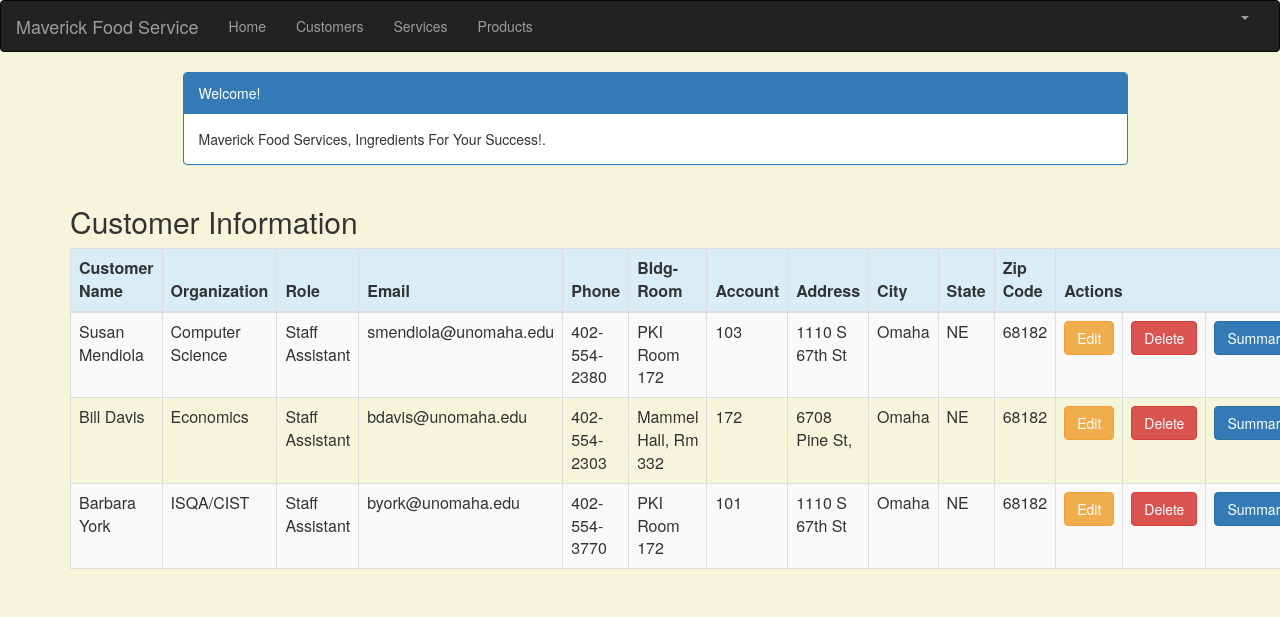
/customer_list (signed in), run on the app's committed database.
### crm/models.py (models this page shows, shortened)
class Customer(models.Model):
    cust_name = models.CharField(max_length=50)
    organization = models.CharField(max_length=100, blank=True)
    role = models.CharField(max_length=100)
    email = models.EmailField(max_length=100)
    bldgroom = models.CharField(max_length=100)
    address = models.CharField(max_length=200)
    account_number = models.IntegerField(blank=False, null=False)
    city = models.CharField(max_length=50)
    state = models.CharField(max_length=50)
    zipcode = models.CharField(max_length=10)
    phone_number = models.CharField(max_length=50)
    created_date = models.DateTimeField(
        default=timezone.now)
    updated_date = models.DateTimeField(auto_now_add=True)

### crm/views.py (the view)
# urls.py: path('customer_list', views.customer_list, name='customer_list'),
@login_required
def customer_list(request):
    customer = Customer.objects.filter(created_date__lte=timezone.now())
    return render(request, 'crm/customer_list.html',
                 {'customers': customer})

### crm/templates/crm/customer_list.html (shortened to what this page needs)
{% extends 'crm/base.html' %}
{% block content %}
    <html>
    <head>
        <link rel="stylesheet" href="https://maxcdn.bootstrapcdn.com/bootstrap/3.3.4/css/bootstrap.min.css">
    </head>
    <body>
    <div class="container">
        <div class="row">
            <div class="col-md-10 col-md-offset-1">
                <div class="panel panel-primary">
                    <div class="panel-heading">Welcome!</div>
                    <div class="panel-body">
                        Maverick Food Services, Ingredients For Your Success!.
                    </div>
                </div>
            </div>
        </div>
    </div>
    <div class="row">
        <h2 style="padding-left: 15Px">Customer Information</h2>
    </div>
    <div>
        <table class="table table-striped table-bordered table-hover">
            <thead>
            <tr class="bg-info">
                <th>Customer Name</th>
                <th>Organization</th>
                <th>Role</th>
                <th>Email</th>
                <th>Phone</th>
                <th>Bldg-Room</th>
                <th>Account</th>
                <th>Address</th>
                <th>City</th>
                <th>State</th>
                <th>Zip Code</th>
                <th colspan="3">Actions</th>
            </tr>
            </thead>
            <tbody>
            {% for customer in customers %}
                <tr>
                    <td>{{ customer.cust_name }}</td>
                    <td>{{ customer.organization }}</td>
                    <td>{{ customer.role }}</td>
                    <td>{{ customer.email }}</td>
                    <td>{{ customer.phone_number }}</td>
                    <td>{{ customer.bldgroom }}</td>
                    <td>{{ customer.account_number }}</td>
                    <td>{{ customer.address }}</td>
                    <td>{{ customer.city }}</td>
                    <td>{{ customer.state }}</td>
                    <td>{{ customer.zipcode }}</td>
                    <td><a href="{% url 'crm:customer_edit' pk=customer.pk %}" class="btn btn-warning">Edit</a>
                    <td><a href="{% url 'crm:customer_delete' pk=customer.pk %}"
                           onclick="return confirm('Are you sure you want to delete?')"
                           class="btn btn-danger">Delete</a>
                    </td>
                    <td><a href="{% url 'crm:summary' pk=customer.pk %}"
                           class="btn btn-primary">Summary</a>
                </tr>
            {% endfor %}
            </tbody>
        </table>
    </div>
    </body>
    </html>
{% endblock %}

### crm/templates/crm/customer_list.html (style rules this page uses)
body { background-color: beige; }

### data on the page
Customer: cust_name "Susan Mendiola", organization "Computer Science", role "Staff Assistant", email "smendiola@unomaha.edu", phone_number "402-554-2380", bldgroom "PKI Room 172", account_number "103", address "1110 S 67th St", city "Omaha", state "NE", zipcode "68182"
Customer: cust_name "Bill Davis", organization "Economics", role "Staff Assistant", email "bdavis@unomaha.edu", phone_number "402-554-2303", bldgroom "Mammel Hall, Rm 332", account_number "172", address "6708 Pine St,", city "Omaha", state "NE", zipcode "68182"
Customer: cust_name "Barbara York", organization "ISQA/CIST", role "Staff Assistant", email "byork@unomaha.edu", phone_number "402-554-3770", bldgroom "PKI Room 172", account_number "101", address "1110 S 67th St", city "Omaha", state "NE", zipcode "68182"
